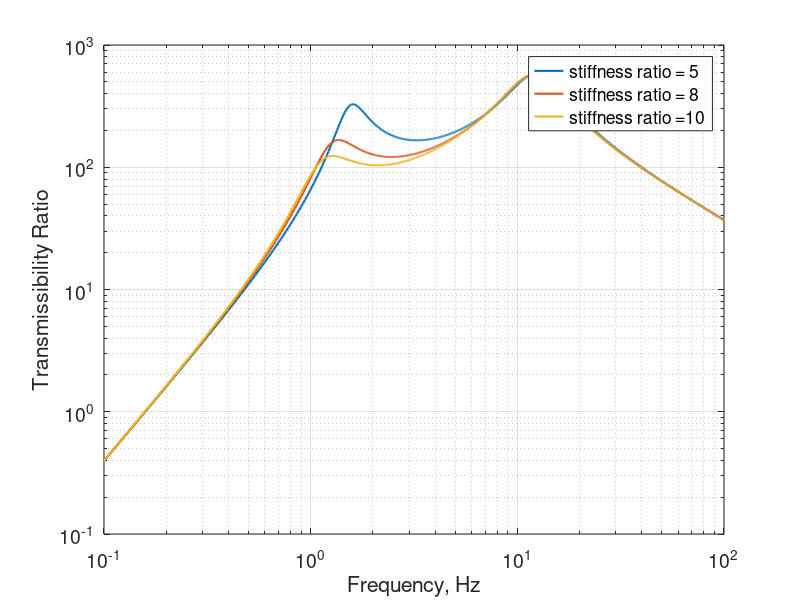
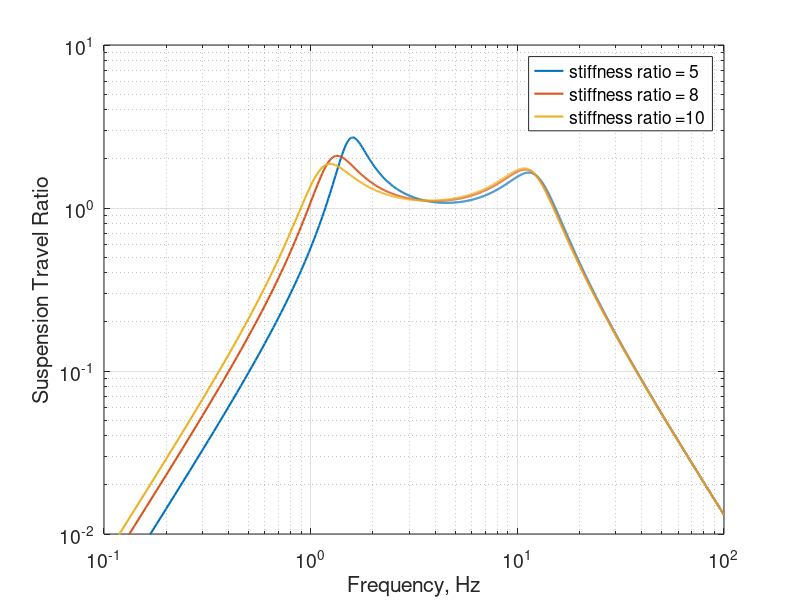
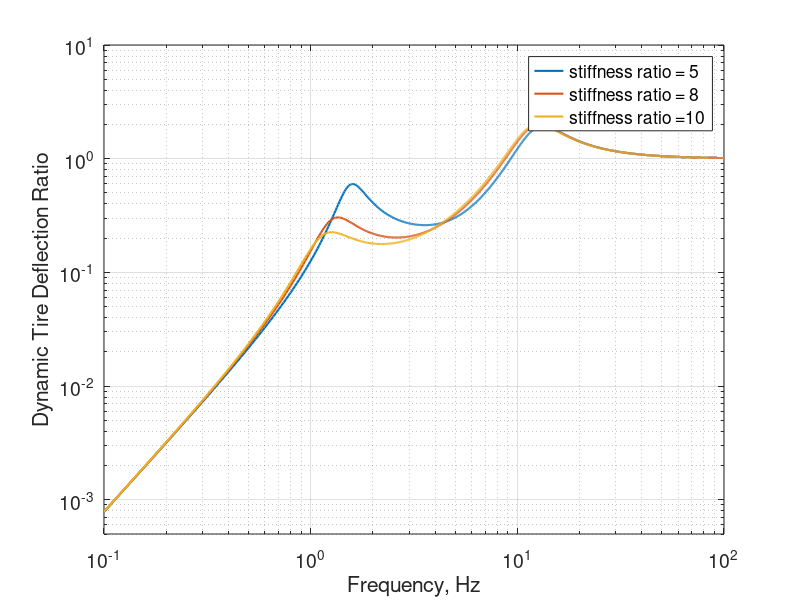

The MATLAB source for these figures, in order:
% B.Shyrokau
% b.shyrokau@tudelft.nl
% Intelligent Vehicles & Cognitive Robotics
% Department of Cognitive Robotics
% Faculty of Mechanical, Maritime and Materials Engineering
% Delft University of Technology, The Netherlands
% 2022

clc; clear; close all;


%% quater car parameters
m_s = 410;          % sprung mass, kg
m_u = 45;           % unsprung mass, kg
k_t = 230000;       % tire vertical stiffness, N/m
k_s = 25500;        % suspension vertical stiffness, N/m
% natural frequency
wn_s = sqrt(k_s*k_t / (k_s + k_t)/m_s);
% critical damping ratio
c_c = 2 * m_s * wn_s;
% damping ratio
d_s = 0.3 * c_c;
% sprung mass natural frequency
fn_s = sqrt(k_s*k_t / (k_s + k_t)/m_s)/ 2/pi;
% unsprung mass natural frequency
fn_u = sqrt((k_s + k_t)/m_u)/ 2/pi;

% preparation for bode
n_points = 5000;
w = linspace(0.1,100,n_points)*2*pi;

% 1 - mass ratio
% 2 - stiffness ratio
% 3 - damping
testtype = 2;

%% Outputs of C_ss
% az1
% az2
% Fdyn
% z1
% z2
% dz

% Effect of mass ratio
if testtype == 1
    mass_ratio = [0.05 0.10 0.20];
    for i = 1:length(mass_ratio)
        m_u = mass_ratio(i) * m_s;
        A_ss = [-d_s/m_s  d_s/m_s  -k_s/m_s  k_s/m_s; ...
            d_s/m_u -d_s/m_u   k_s/m_u  -(k_s + k_t)/m_u; ...
            1 0 0 0;
            0 1 0 0];
        B_ss = [0; k_t/m_u; 0; 0];
        C_ss = [-d_s/m_s  d_s/m_s  -k_s/m_s  k_s/m_s; d_s/m_u -d_s/m_u   k_s/m_u  -(k_s + k_t)/m_u; 0 0 0 -k_t; 0 0 1 0; 0 0 0 1; 0 0 -1 1;];
        D_ss = [0; k_t/m_u; k_t; 0; 0; 0];
        sys = ss(A_ss,B_ss,C_ss,D_ss);
        systf = tf(sys);
        % Bode plots
        [az1(i,:),az1_phase(i,:)] = bode(systf(1,1),w);
        [az2(i,:),az2_phase(i,:)] = bode(systf(2,1),w);
        [Fdyn(i,:),Fdyn_phase(i,:)] = bode(systf(3,1),w);
        [z1(i,:),z1_phase(i,:)] = bode(systf(4,1),w);
        [z2(i,:),dz_phase(i,:)] = bode(systf(5,1),w);
        [dz(i,:),dz_phase(i,:)] = bode(systf(6,1),w);
    end
end

% Effect of stiffness ratio
if testtype == 2
    stiffness_ratio = [5 8 10];
    for i = 1:length(stiffness_ratio)
        k_s = k_t / stiffness_ratio(i);
        A_ss = [-d_s/m_s  d_s/m_s  -k_s/m_s  k_s/m_s; ...
            d_s/m_u -d_s/m_u   k_s/m_u  -(k_s + k_t)/m_u; ...
            1 0 0 0;
            0 1 0 0];
        B_ss = [0; k_t/m_u; 0; 0];
        C_ss = [-d_s/m_s  d_s/m_s  -k_s/m_s  k_s/m_s; d_s/m_u -d_s/m_u   k_s/m_u  -(k_s + k_t)/m_u; 0 0 0 -k_t; 0 0 1 0; 0 0 0 1; 0 0 -1 1;];
        D_ss = [0; k_t/m_u; k_t; 0; 0; 0];
        sys = ss(A_ss,B_ss,C_ss,D_ss);
        systf = tf(sys);
        % Bode plots
        [az1(i,:),az1_phase(i,:)] = bode(systf(1,1),w);
        [az2(i,:),az2_phase(i,:)] = bode(systf(2,1),w);
        [Fdyn(i,:),Fdyn_phase(i,:)] = bode(systf(3,1),w);
        [z1(i,:),z1_phase(i,:)] = bode(systf(4,1),w);
        [z2(i,:),dz_phase(i,:)] = bode(systf(5,1),w);
        [dz(i,:),dz_phase(i,:)] = bode(systf(6,1),w);
    end
end

% Effect of damping ratio
if testtype == 3
    damping_ratio = [0.1 0.3 0.707];
    for i = 1:length(damping_ratio)
        d_s = damping_ratio(i) * c_c;
        A_ss = [-d_s/m_s  d_s/m_s  -k_s/m_s  k_s/m_s; ...
            d_s/m_u -d_s/m_u   k_s/m_u  -(k_s + k_t)/m_u; ...
            1 0 0 0;
            0 1 0 0];
        B_ss = [0; k_t/m_u; 0; 0];
        C_ss = [-d_s/m_s  d_s/m_s  -k_s/m_s  k_s/m_s; d_s/m_u -d_s/m_u   k_s/m_u  -(k_s + k_t)/m_u; 0 0 0 -k_t; 0 0 1 0; 0 0 0 1; 0 0 -1 1;];
        D_ss = [0; k_t/m_u; k_t; 0; 0; 0];
        sys = ss(A_ss,B_ss,C_ss,D_ss);
        systf = tf(sys);
        % Bode plots
        [az1(i,:),az1_phase(i,:)] = bode(systf(1,1),w);
        [az2(i,:),az2_phase(i,:)] = bode(systf(2,1),w);
        [Fdyn(i,:),Fdyn_phase(i,:)] = bode(systf(3,1),w);
        [z1(i,:),z1_phase(i,:)] = bode(systf(4,1),w);
        [z2(i,:),dz_phase(i,:)] = bode(systf(5,1),w);
        [dz(i,:),dz_phase(i,:)] = bode(systf(6,1),w);
    end
end

%% Processing
sFont = 14;

% Transmissibility Ratio
figure();
set(gcf,'Color','white');
loglog(w/(2*pi),az1,'LineWidth',1.5)
hold all
xlim([0.1 100])
% ylim([1e-4 10])
grid on
xlabel('Frequency, Hz','FontSize',sFont,'FontWeight','normal');
ylabel('Transmissibility Ratio','FontSize',sFont,'FontWeight','normal');
set(gca,'FontSize',sFont)
grid on;
switch testtype
    case 1
        legend(strcat('mass ratio = ', num2str(mass_ratio')))
    case 2
        legend(strcat('stiffness ratio = ', num2str(stiffness_ratio')))
    case 3
        legend(strcat('damping ratio = ', num2str(damping_ratio')))
end

% Suspension Travel Ratio
figure();
set(gcf,'Color','white');
loglog(w/(2*pi),dz,'LineWidth',1.5)
hold all
xlim([0.1 100])
ylim([1e-2 10])
grid on
xlabel('Frequency, Hz','FontSize',sFont,'FontWeight','normal');
ylabel('Suspension Travel Ratio','FontSize',sFont,'FontWeight','normal');
set(gca,'FontSize',sFont)
grid on;
switch testtype
    case 1
        legend(strcat('mass ratio = ', num2str(mass_ratio')))
    case 2
        legend(strcat('stiffness ratio = ', num2str(stiffness_ratio')))
    case 3
        legend(strcat('damping ratio = ', num2str(damping_ratio')))
end

% Dynamic Tire Deflection Ratio
figure();
set(gcf,'Color','white');
loglog(w/(2*pi),Fdyn / k_t,'LineWidth',1.5)
hold all
xlim([0.1 100])
ylim([5e-4 10])
grid on
xlabel('Frequency, Hz','FontSize',sFont,'FontWeight','normal');
ylabel('Dynamic Tire Deflection Ratio','FontSize',sFont,'FontWeight','normal');
set(gca,'FontSize',sFont)
grid on;
switch testtype
    case 1
        legend(strcat('mass ratio = ', num2str(mass_ratio')))
    case 2
        legend(strcat('stiffness ratio = ', num2str(stiffness_ratio')))
    case 3
        legend(strcat('damping ratio = ', num2str(damping_ratio')))
end
